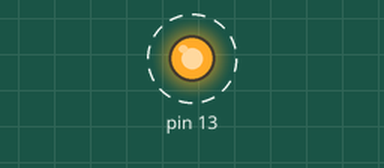
A sketch run on a simulated Arduino Uno, built with avr-gcc and run on an emulated ATmega328P. Shown: output pins drawn as LEDs (lit = HIGH). Dashed ring = blinking. What the sketch prints to the serial monitor is not drawn.

Above: at 3.5 s.
Timing chart, 0 to 7.6 s (numbered marks = the images above):
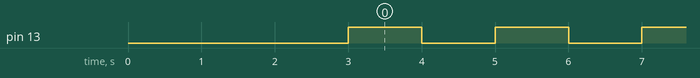

Measured:
- by itself, pin 13: alternates HIGH for 1.0 s and LOW for 1.0 s

The sketch:

test.ino
```cpp
/*
   2020 May 24th
*/

void write(bool a)
{
  if (a)
  {
    digitalWrite(13, HIGH);
    delay(500);
  }
  else
  {
    digitalWrite(13, LOW);
    delay(500);
  }
}

void setup()
{
  // put your setup code here, to run once:

  pinMode(13, OUTPUT);

  Serial.begin(9600);

  delay(3000);
}

void loop()
{
  // put your main code here, to run repeatedly:
  Serial.println("true");
  write(1);
  delay(500);
  Serial.println("false");
  write(0);
  delay(500);
}
```
